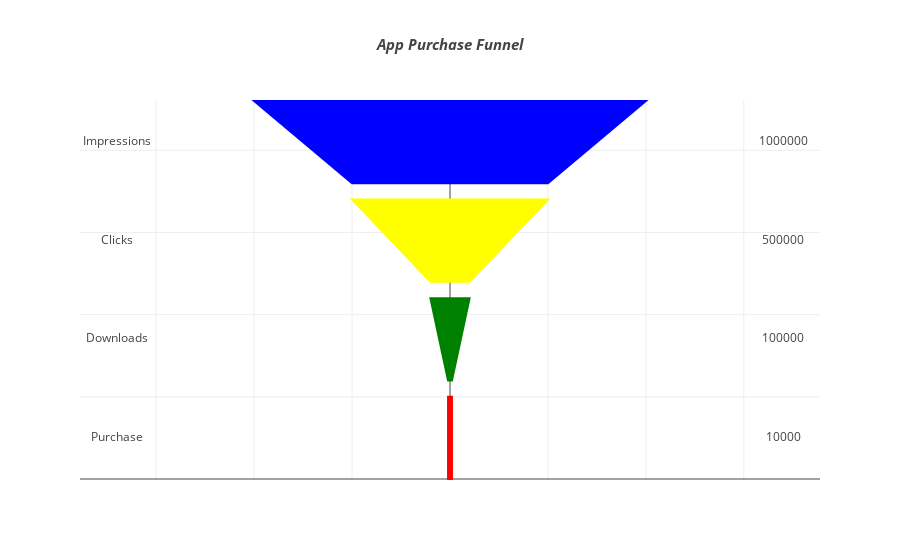

Notebook cell for this chart:
### Code cell
fig = go.Figure(data=data,
                layout=layout)

offline.iplot(fig)

### Figure 1 — Plotly figure (JSON) as saved in the notebook; plotly's stock layout.template omitted (floating-point values rounded to 4 significant figures)
{"data": [{"mode": "text", "text": ["Impressions", "Clicks", "Downloads", "Purchase"], "type": "scatter", "uid": "84e2c40e-14ac-44d6-bdc1-2f18f2f2fe58", "x": [-170, -170, -170, -170], "y": [205, 145, 85, 25]}, {"mode": "text", "text": [1000000, 500000, 100000, 10000], "type": "scatter", "uid": "7bc32969-b94c-414e-8c52-d63e97ae62f5", "x": [170, 170, 170, 170], "y": [205, 145, 85, 25]}], "layout": {"shapes": [{"fillcolor": "blue", "line": {"color": "blue"}, "path": "M 100.0,230 L 50.0,180 L -50.0,180 L -100.0,230 Z", "type": "path"}, {"fillcolor": "yellow", "line": {"color": "yellow"}, "path": "M 50.0,170 L 10.0,120 L -10.0,120 L -50.0,170 Z", "type": "path"}, {"fillcolor": "green", "line": {"color": "green"}, "path": "M 10.0,110 L 1.0,60 L -1.0,60 L -10.0,110 Z", "type": "path"}, {"fillcolor": "red", "line": {"color": "red"}, "path": "M 1.0,50 L 1.0,0 L -1.0,0 L -1.0,50 Z", "type": "path"}], "showlegend": false, "title": {"font": {"size": 15}, "text": "<i><b>App Purchase Funnel</i></b>"}, "xaxis": {"showticklabels": false, "zeroline": true}, "yaxis": {"showticklabels": false, "zeroline": true}}}
